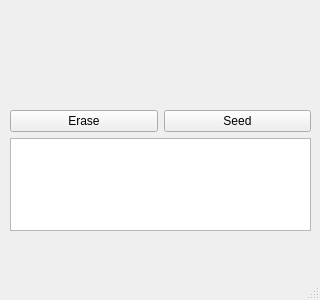
<?xml version="1.0" encoding="UTF-8"?>
<ui version="4.0">
 <class>MainWindow</class>
 <widget class="QMainWindow" name="MainWindow">
  <property name="geometry">
   <rect>
    <x>0</x>
    <y>0</y>
    <width>320</width>
    <height>300</height>
   </rect>
  </property>
  <property name="minimumSize">
   <size>
    <width>320</width>
    <height>300</height>
   </size>
  </property>
  <property name="maximumSize">
   <size>
    <width>320</width>
    <height>300</height>
   </size>
  </property>
  <property name="windowTitle">
   <string>MainWindow</string>
  </property>
  <widget class="QWidget" name="centralwidget">
   <widget class="QPushButton" name="pushButton">
    <property name="enabled">
     <bool>false</bool>
    </property>
    <property name="geometry">
     <rect>
      <x>0</x>
      <y>0</y>
      <width>321</width>
      <height>101</height>
     </rect>
    </property>
    <property name="text">
     <string/>
    </property>
    <property name="icon">
     <iconset>
      <normaloff>:/icons/dbb</normaloff>
      <disabledoff>:/icons/dbb</disabledoff>:/icons/dbb</iconset>
    </property>
    <property name="iconSize">
     <size>
      <width>64</width>
      <height>64</height>
     </size>
    </property>
    <property name="flat">
     <bool>true</bool>
    </property>
   </widget>
   <widget class="QWidget" name="verticalLayoutWidget">
    <property name="geometry">
     <rect>
      <x>0</x>
      <y>100</y>
      <width>321</width>
      <height>141</height>
     </rect>
    </property>
    <layout class="QVBoxLayout" name="verticalLayout">
     <property name="leftMargin">
      <number>10</number>
     </property>
     <property name="topMargin">
      <number>10</number>
     </property>
     <property name="rightMargin">
      <number>10</number>
     </property>
     <property name="bottomMargin">
      <number>10</number>
     </property>
     <item>
      <layout class="QHBoxLayout" name="horizontalLayout_2">
       <item>
        <widget class="QPushButton" name="eraseButton">
         <property name="text">
          <string>Erase</string>
         </property>
        </widget>
       </item>
       <item>
        <widget class="QPushButton" name="seedButton">
         <property name="text">
          <string>Seed</string>
         </property>
        </widget>
       </item>
      </layout>
     </item>
     <item>
      <widget class="QTextEdit" name="textEdit"/>
     </item>
    </layout>
   </widget>
   <widget class="QPushButton" name="connected">
     <property name="enabled">
      <bool>false</bool>
     </property>
    <property name="geometry">
     <rect>
      <x>274</x>
      <y>0</y>
      <width>51</width>
      <height>41</height>
     </rect>
    </property>
    <property name="text">
     <string></string>
    </property>
    <property name="flat">
     <bool>true</bool>
    </property>
    <property name="icon">
     <iconset>
      <normaloff>:/icons/connected</normaloff>
      <disabledoff>:/icons/connected</disabledoff>:/icons/connected</iconset>
    </property>
   </widget>
  </widget>
  <widget class="QStatusBar" name="statusbar"/>
 </widget>
 <resources/>
 <connections/>
</ui>
